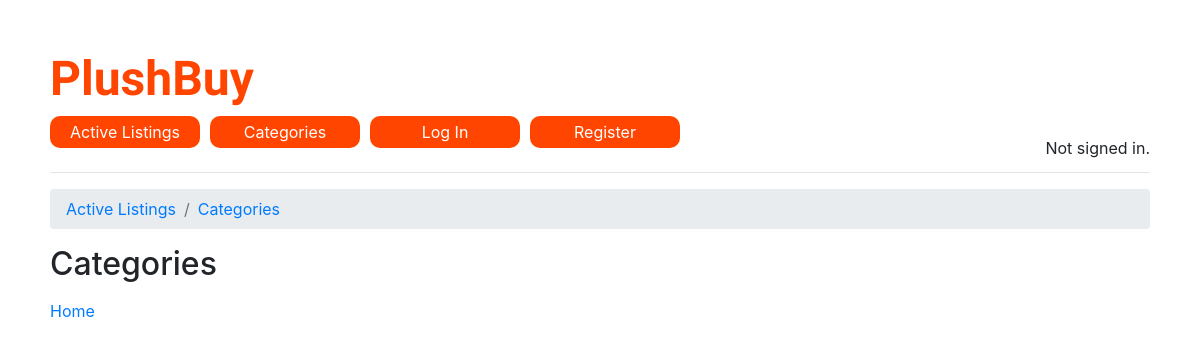
Page /categories on the earlier database version.
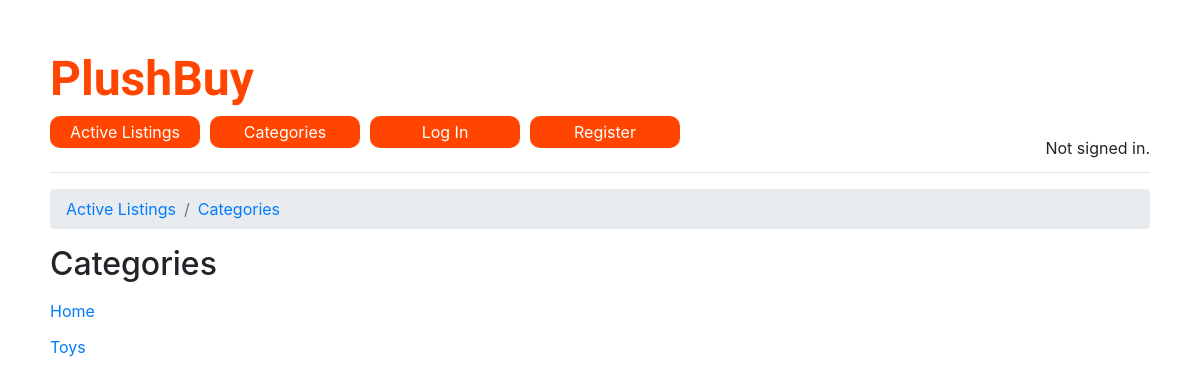
Same page on the later database version.
### auctions/models.py (models this page shows, shortened)
class Category(models.Model):
    name = models.CharField(max_length=64, null=True)

### auctions/views.py (the view)
# urls.py: path("categories", views.categories, name="categories"),
def categories(request):
    user = request.user
    listings = Listing.objects.all()
    categories = Category.objects.all()
    return render(request, "auctions/categories.html", {
        "user": user,
        "listings": listings,
        "categories": categories
    })

### auctions/templates/auctions/categories.html
{% extends "auctions/layout.html" %}
{% block body %}
    <h2>Categories</h2>
    <ul>
        {% for category in categories %}
            <a href="{% url 'category_listings' category.name %}" alt=""><li>{{ category.name }}</li></a>
        {% endfor %}
    </ul>
{% endblock %}

Differences in the rows shown:
added Category: name "Toys"
